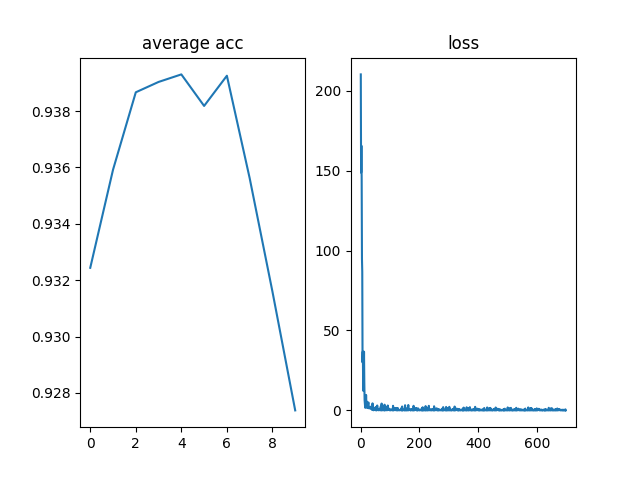

Source code (Python):

from numpy.lib.function_base import average
import torch
import torch.nn as nn
import torch.nn.functional as F
import torch.optim as optim

from pathlib import Path
import time
from datetime import datetime

import matplotlib.pyplot as plt


from utils.config import cfg
from utils.parse_args import parse_args
from utils.model_sl import load_model, save_model

from data.data import *
from BPNN.loss import RegressionLoss


def train_model(model,
                optimizer,
                dataloader,
                num_epochs=25,
                resume=False,
                start_epoch=0):
    print('Start training...')

    dataset_size = len(dataloader['train'].dataset)

    # 记录训练内存的设备
    device = next(model.parameters()).device
    print('model on device: {}'.format(device))

    checkpoint_path = Path(cfg.OUTPUT_PATH) / 'params'  # 模型参数储存的位置
    if not checkpoint_path.exists():
        checkpoint_path.mkdir(parents=True)

    if resume:  # 如果是继续训练模型，在现有参数中再进行优化
        assert start_epoch != 0
        model_path = str(checkpoint_path /
                         'params_{:04}.pt'.format(start_epoch))
        print('Loading model parameters from {}'.format(model_path))
        load_model(model, model_path)

        optim_path = str(checkpoint_path /
                         'optim_{:04}.pt'.format(start_epoch))
        print('Loading optimizer state from {}'.format(optim_path))
        optimizer.load_state_dict(torch.load(optim_path))

    record_loss = []
    record_acc = []

    model.to(torch.float32)

    # 迭代训练模型
    for epoch in range(start_epoch, num_epochs):
        print('Epoch {}/{}'.format(epoch, num_epochs - 1))
        print('_' * 10)

        model.train()  # 设置模型为训练模式（启动梯度传播）
        print('lr = ' + ', '.join(['{:.2e}'.format(x['lr'])
              for x in optimizer.param_groups]))

        epoch_loss = 0.0
        running_loss = 0.0
        running_since = time.time()
        iter_num = 0

        # 读取样本数据
        for data in dataloader['train']:
            input_A = data['A_input']
            A_pos = data['A_pos']

            A_nums = data['A_nums']
            A_better = data['A_better']
            D = data['D']
            Q = data['Q']

            iter_num = iter_num + 1
            optimizer.zero_grad()  # 清空梯度

            with torch.set_grad_enabled(True):
                Q_pred, A_pred = model(input_A, A_pos, A_nums)  # 输入数据A，输出预测D

                loss = torch.sum((A_pred - A_better) ** 2) + \
                    (Q_pred - D) ** 2  # 损失函数

                loss.backward()  # 反传参数
                optimizer.step()  # 优化器对参数进行梯度下降优化

                # statistics
                running_loss += loss.item()
                epoch_loss += loss.item()
                record_loss.append(loss.item())

                if iter_num % cfg.STATISTIC_STEP == 0:
                    running_speed = cfg.STATISTIC_STEP / \
                        (time.time() - running_since)
                    print('Epoch {:<4} Iteration {:<4} {:>4.2f}sample/s Loss={:<8.4f}'
                          .format(epoch, iter_num, running_speed, running_loss / cfg.STATISTIC_STEP))

                    running_loss = 0.0
                    running_since = time.time()
        epoch_loss = epoch_loss / dataset_size

        save_model(model, str(checkpoint_path /
                   'params_{:04}.pt'.format(epoch + 1)))
        torch.save(optimizer.state_dict(), str(
            checkpoint_path / 'optim_{:04}.pt'.format(epoch + 1)))

        print('Epoch {:<4} Loss: {:.4f}'.format(epoch, epoch_loss))
        print()
        # 在每次迭代中验证效果
        accs, average_acc = eval_model(model, dataloader['test'])
        record_acc.append(average_acc.item())

    # plot

    fig, axs = plt.subplots(1, 2)
    axs[0].plot(np.array(record_acc))
    axs[0].set_title('average acc')

    axs[1].plot(np.array(record_loss))
    axs[1].set_title('loss')

    plt.savefig('train.png')

    return model


def eval_model(model, dataloader, eval_epoch=None, was_training=True):
    print('Start evaluation...')

    if eval_epoch is not None:
        model_path = str(Path(cfg.OUTPUT_PATH) / 'params' /
                         'params_{:04}.pt'.format(eval_epoch))
        print('Loading model parameters from {}'.format(model_path))
        load_model(model, model_path)

    # was_training = model.training
    model.eval()  # 切换成验证模式（不返传梯度）
    accs = []
    A_accs = []
    for data in dataloader:
        input_A = data['A_input']
        A_pos = data['A_pos']

        A_nums = data['A_nums']
        A_better = data['A_better']
        D = data['D']
        Q = data['Q']

        with torch.set_grad_enabled(False):
            # 输入数据A，输出预测D
            Q_pred, A_pred = model(input_A, A_pos, A_nums)

            acc = 1 - torch.abs(Q_pred / D - 1)  # 计算精度
            A_acc = torch.sum(1 - torch.abs(A_better / D - 1))
            if was_training is False:  # 只有在最终验证的时候才输出每一个样本的精度
                print('predict / real : {:<8.4f} / {:<8.4f}, accary : {:<8.4f}, acc_A : {:8.4f}'.format(
                    Q_pred.item(), D.item(), acc.item(), A_acc.item()))
            accs.append(acc)
            A_accs.append(A_acc)

            # statistics
    average_acc = torch.sum(torch.tensor(accs)) / cfg.EVAL.SAMPLES
    average_A_acc = torch.sum(torch.tensor(A_accs)) / cfg.EVAL.SAMPLES
    print('average accary:{:<8.4f}, acc_A:{:<8.4f}'.format(
        average_acc.item(), average_A_acc.item()))

    return accs, average_acc


if __name__ == '__main__':
    args = parse_args('bp网络训练代码')

    import importlib
    mod = importlib.import_module(cfg.MODULE)
    Net = mod.Net

    # 构建数据集
    dataset_len = {'train': cfg.TRAIN.EPOCH_ITERS *
                   cfg.BATCH_SIZE, 'test': cfg.EVAL.SAMPLES}
    A_dataset = {
        x: MyDataset(cfg.DATASET_FULL_NAME,
                     sets=x,
                     Q=cfg.Q,
                     number=cfg.NUMBER,
                     length=dataset_len[x],
                     A=cfg.A,
                     A_better=cfg.A_better
                     )
        for x in ('train', 'test')
    }
    dataloader = {x: get_dataloader(A_dataset[x]) for x in (
        'train', 'test')}  # 构建为可迭代的数据片

    device = torch.device("cuda:0" if torch.cuda.is_available() else "cpu")

    # 实体化网络
    model = Net(A_nums=cfg.NUMBER, out_features=1,
                optim_layers=cfg.OPTIMLAYERS, predict_layers=cfg.PREDLAYERS)

    # 损失函数度量
    criterion = RegressionLoss()
    # 优化器
    optimizer = optim.SGD(model.parameters(), lr=cfg.TRAIN.LR,
                          momentum=cfg.TRAIN.MOMENTUM, nesterov=True)

    # print_easydict(cfg)
    now_time = datetime.now().strftime('%Y-%m-%d-%H-%M-%S')
    # tfboardwriter = SummaryWriter(logdir=str(Path(cfg.OUTPUT_PATH) / 'tensorboard' / 'training_{}'.format(now_time)))

    model = train_model(model, optimizer, dataloader,
                        num_epochs=cfg.TRAIN.NUM_EPOCHS,
                        resume=cfg.TRAIN.START_EPOCH != 0,
                        start_epoch=cfg.TRAIN.START_EPOCH)

    accs, average_acc = eval_model(
        model, dataloader['test'], was_training=False)
